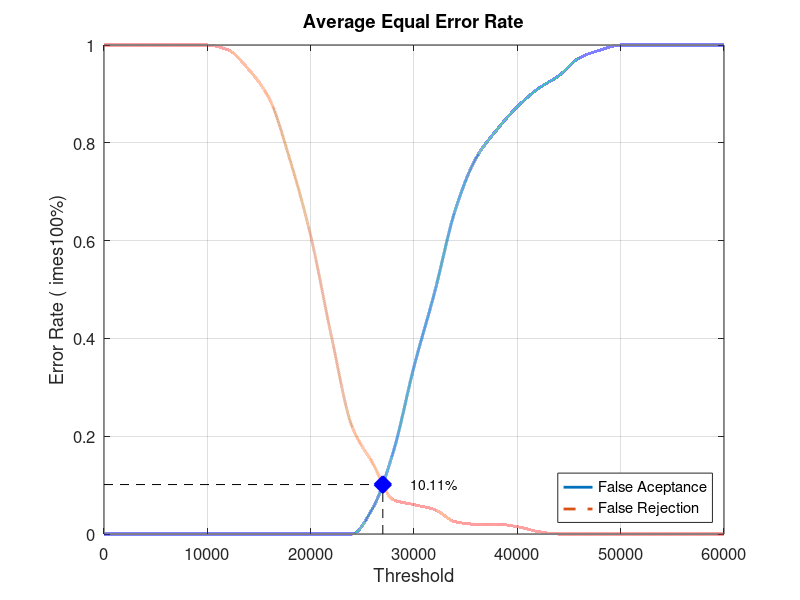
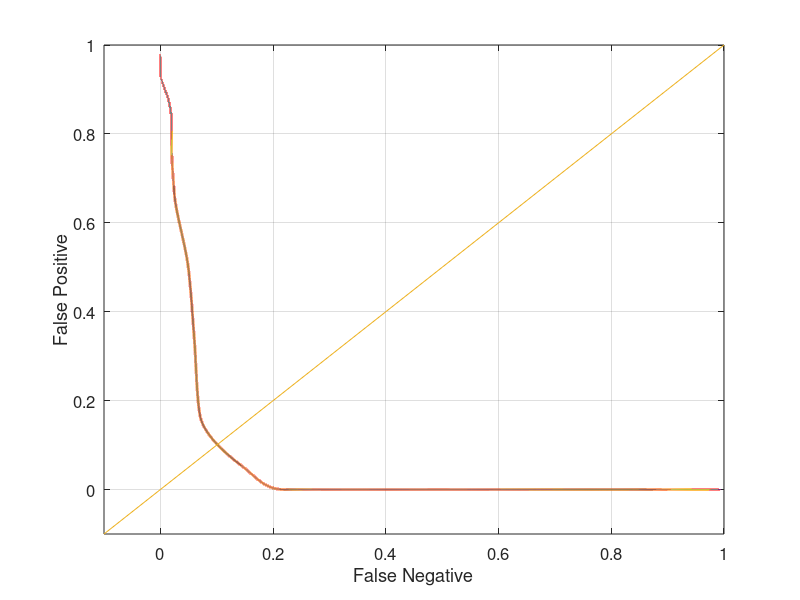

Reproduce these figures in MATLAB, in order.
close all;
clear;
clc;
x = 0:2000:60000;
xq = 0:0.5:60000;

y0 = [0 0 0 0 0 0 0 0 0 0 0 0 0 0.0526316 0.168421 0.342105 0.494737 0.663158 0.768421 0.826316 0.873684 0.910526 0.936842 0.973684 0.989474 1 1 1 1 1 1]
yy0 = interp1(x, y0, xq, 'pchip');
y1 = [1 1 1 1 1 1 0.99 0.95 0.89 0.765 0.61 0.405 0.22 0.145 0.07 0.06 0.05 0.025 0.02 0.02 0.015 0.005 0 0 0 0 0 0 0 0 0]
yy1 = interp1(x, y1, xq, 'pchip');

% Calculating EER: 
y2 = abs(y0 - y1);
find(y2 == min(y2))
yy2 = abs(yy0 - yy1);
xEER = find(yy2 == min(yy2));
xEERIndex = xq(xEER) % X-axis EER
yEER = yy0(xEER) % Y-axis EER

main = figure
plot(xq, yy0,'-','LineWidth', 2);	hold on
plot(xq, yy1,'--','LineWidth', 2);	hold on
plot([xEERIndex xEERIndex], [0 yEER], 'k--');	hold on
plot([0 xEERIndex], [yEER yEER], 'k--');	hold on
plot(xEERIndex, yEER, 'bx', 'LineWidth', 10);	hold on
text(xEERIndex + 10 * xEERIndex / 100, yEER, [num2str(round((10000 * yEER)) / 100) '%'])
legend('False Aceptance', 'False Rejection', 'Location', 'SouthEast')
xlabel('Threshold')
ylabel('Error Rate (	imes100%)')
title('Average Equal Error Rate')
set(gca, 'FontSize', 12)
axis([0 60000 0 1])
grid on

print(main, 'Database2_4Main', '-dpng');
FNRxFPR = figure('Color', [1 1 1]);
plot(yy1, yy0, '-', yy1, yy0, 'LineWidth', 2);
hold on
y = -0.1:0.1:1
plot(y, y); 
set(gca, 'FontSize', 12)
xlabel('False Negative')
ylabel('False Positive')
axis([-0.1 1 -0.1 1])
set(gca, 'FontSize', 12)
grid on

print(FNRxFPR, 'Database2_4FNRxFPR','-dpng');
